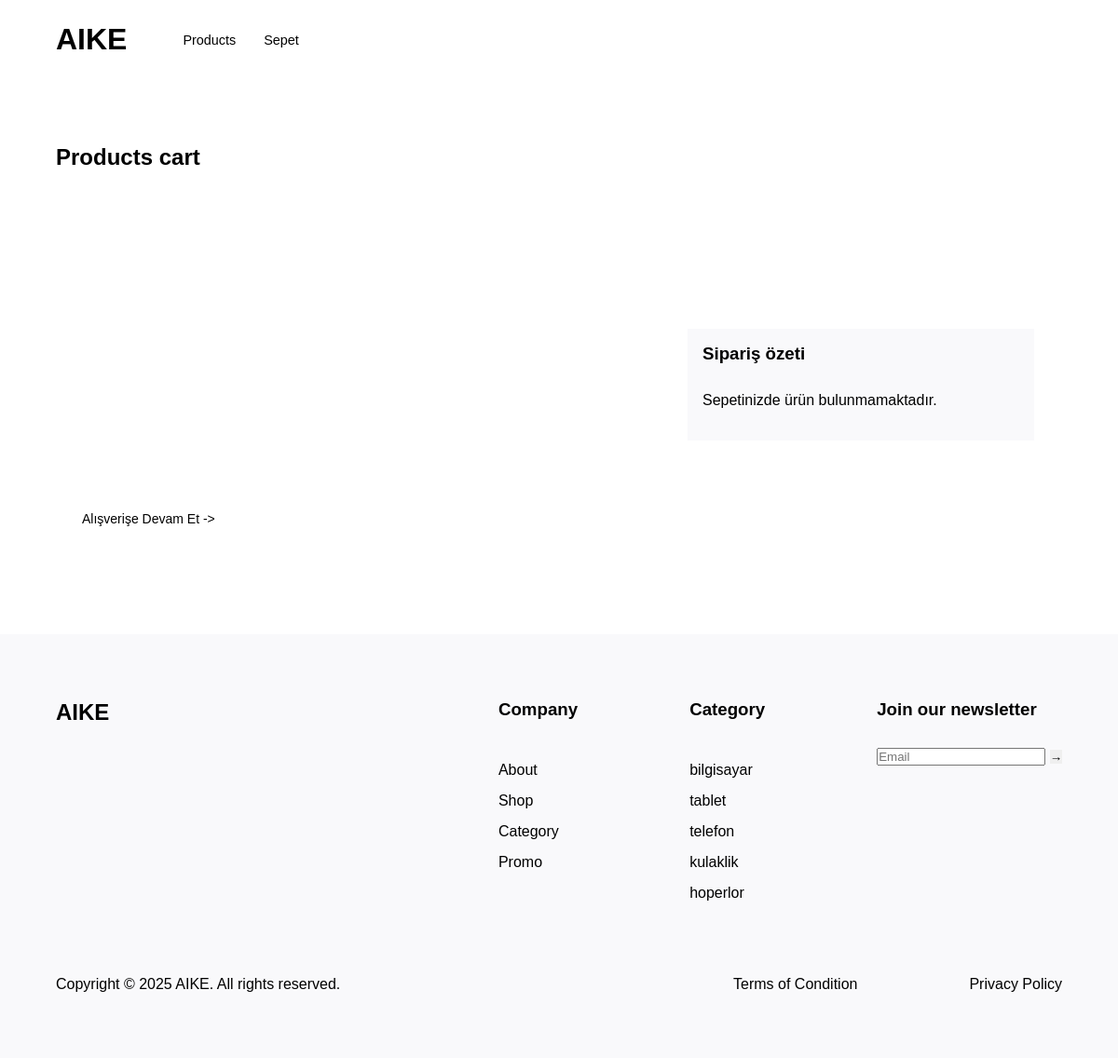
Page /cart/ on the committed database.
### siteapp/models.py (models this page shows, shortened)
class category(models.Model):
    name = models.CharField(max_length=100)
    slug = models.SlugField(null=False, unique=True, blank=True, db_index=True, editable=False)

### cart/views.py (the view, shortened to what this page needs)
# urls.py: path('', views.cart_detail, name='cart_detail'),
def cart_detail(request):
    cart = request.session.get("cart", {})
    cart_items = []
    total_price = 0
    cargo_price = Decimal("232.00")
    total_without_cargo = total_price + cargo_price
    return render(
        request,
        "cart/cart.html",
        {
            "cart_items": cart_items,
            "total_price": total_price,
            "total_without_cargo": total_without_cargo,
            "cargo_price": cargo_price,
        },
    )

### siteapp/context_processors.py (called while the page is built)
def site_info(request):
    return {"copyright_year": 2025, "company_name": "AIKE"}

def categories(request):
    return {
        "f_categories": category.objects.all()[:5],
    }

### cart/templates/cart/cart.html (shortened to what this page needs)
{% extends "base.html" %} {% load static %} {% block title %}cart{% endblock %} {% block content %}
<section class="section">
	<h1>Products cart</h1>
</section>
<section class="section">
	<div class="two-column-cart-layout">
		<ul class="cart-list">
		</ul>
		<div class="cart-summary-wrapper">
			<article class="cart-summary-card">
				<h3 class="cart-summary-card-title">Sipariş özeti</h3>
				{% if cart_items %}
				<div class="summary-text">
					<p>ürün toplam</p>
					<p>{{ total_price }}$</p>
				</div>
				<div class="summary-text">
					<p>kargo toplam</p>
					<p>{{ cargo_price }}$</p>
				</div>
				<hr />
				<div class="summary-text">
					<h4>toplam</h4>
					<h4>{{ total_without_cargo }}$</h4>
				</div>
				<button class="btn">Sepeti onayla</button>
				{% else %}
				<p>Sepetinizde ürün bulunmamaktadır.</p>
				<br />
				{% endif %}
			</article>
		</div>
	</div>
	<section class="section more-section continue-section">
		<a href="{% url 'products' %}">
			<button class="btn btn-transparent btn-more">Alışverişe devam et -></button>
		</a>
	</section>
</section>
{% endblock %}

### templates/partials/_footer.html
<footer class="section footer">
	<div class="footer-container container">
		<header class="footer-logo">
			<a href="{% url 'home' %}">
				<h2>AIKE</h2>
			</a>
		</header>
		<nav class="footer-links">
			<div class="footer-column">
				<h3 class="footer-column--title">Company</h3>
				<ul class="footer-column--links">
					<li><a href="{% url 'about' %}">About</a></li>
					<li><a href="{% url 'products' %}">Shop</a></li>
					<li><a href="{% url 'Category' %}">Category</a></li>
					<li><a href="{% url 'promo' %}">Promo</a></li>
				</ul>
			</div>
			<div class="footer-column">
				<h3 class="footer-column--title">Category</h3>
				<ul class="footer-column--links">
					{% for category in f_categories %}
						<li><a href="{% url 'products-by-category' category.slug %}">{{category.name}}</a></li>
					{% endfor %}
				</ul>
			</div>
			<div class="footer-column newsletter">
				<h3 class="footer-column--title">Join our newsletter</h3>
				<form>
					<input type="email" placeholder="Email" />
					<button type="submit">→</button>
				</form>
			</div>
		</nav>
	</div>
	<div class="container">
		<div class="footer-bottom">
			<p>Copyright © {{ copyright_year }} {{ company_name }}. All rights reserved.</p>
			<div class="footer-links">
				<a href="#">Terms of Condition</a>
				<a href="#">Privacy Policy</a>
			</div>
		</div>
	</div>
</footer>

### siteapp/static/scss/style.css (style rules this page uses)
* { margin: 0; padding: 0; box-sizing: border-box; list-style: none; text-decoration: none; }
button { border: none; outline: none; }
a, a:visited, a:hover, a:active { text-decoration: none; color: black; }
.two-column-cart-layout { display: flex; }
.two-column-cart-layout .cart-list { width: 60%; }
.two-column-cart-layout .cart-summary-wrapper { width: 40%; padding: 1.875rem; }
body { background-color: white; color: #000; font-family: "RoobertRegular", sans-serif; }
.container { width: min(80rem, 100% - 7.5rem); margin-inline: auto; }
.section { padding-block: 4.375rem; }
.more-section { padding-block: 1.875rem; text-align: center; }
.continue-section { text-align: start; }
.btn { background: #000; color: #F9F9FB; cursor: pointer; font-family: "RoobertRegular", sans-serif; font-size: 0.875rem; padding-inline: 1.75rem; padding-block: 1rem; text-transform: capitalize; }
.btn-transparent { cursor: default; border: none; background: transparent; color: #000; }
.btn-more { cursor: pointer; }
.cart-summary-wrapper { width: 100%; display: flex; align-items: start; justify-content: center; padding: 3.75rem; }
.cart-summary-wrapper .cart-summary-card { flex-wrap: wrap !important; width: 100%; background: #F9F9FB; padding: 1rem; }
.cart-summary-wrapper .cart-summary-card .cart-summary-card-title { margin-bottom: 1.875rem; }
.footer { background-color: #F9F9FB; }
.footer-container, .footer-links, .footer-bottom { display: flex; justify-content: space-between; gap: 7.5rem; }
.footer-container .footer-column--title, .footer-links .footer-column--title, .footer-bottom .footer-column--title { margin-bottom: 1.875rem; }
.footer-container .footer-column--links>li, .footer-links .footer-column--links>li, .footer-bottom .footer-column--links>li { padding-top: 0.9375rem; }
.footer-bottom { margin-top: 5rem; }

### rows in the picture
category: name "bilgisayar"
category: name "tablet"
category: name "telefon"
category: name "kulaklik"
category: name "hoperlor"

### other values in the picture
{{ copyright_year }} "2025"
{{ company_name }} "AIKE"
